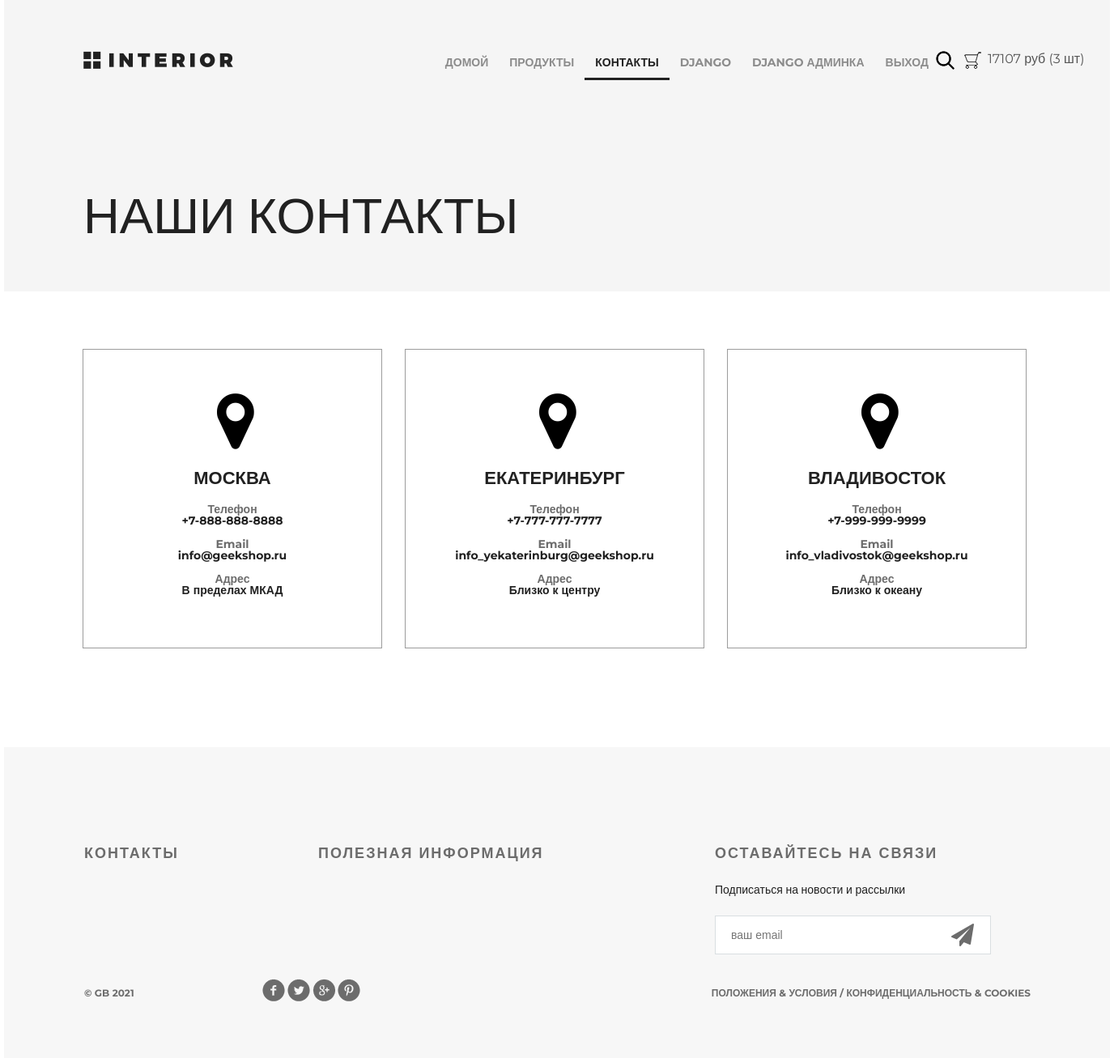
/contact/ (signed in), run on the app's committed database.
### authapp/models.py (models this page shows)
class ShopUser(AbstractUser):
    avatar = models.ImageField(upload_to='users_avatars', blank=True)
    age = models.PositiveSmallIntegerField(verbose_name='возраст')

### basketapp/models.py (models this page shows)
class Basket(models.Model):
    user = models.ForeignKey(settings.AUTH_USER_MODEL, on_delete=models.CASCADE, related_name='basket')
    product = models.ForeignKey(Product, on_delete=models.CASCADE)
    quantity = models.PositiveSmallIntegerField(verbose_name='количество', default=0)
    add_datetime = models.DateTimeField(verbose_name='время', auto_now_add=True)
    @property
    def product_cost(self):
        return self.quantity * self.product.price
    @property
    def total_quantity(self):
        _item = Basket.objects.filter(user=self.user)
        return sum(list(map(lambda x: x.quantity, _item)))
    @property
    def total_cost(self):
        _item = Basket.objects.filter(user=self.user)
        return sum(list(map(lambda x: x.product_cost, _item)))

### mainapp/models.py (models this page shows, shortened)
class Product(models.Model):
    category = models.ForeignKey(ProductCategory, on_delete=models.CASCADE)
    name = models.CharField(max_length=128, verbose_name='имя')
    image = models.ImageField(upload_to='products_images', blank=True)
    short_desc = models.CharField(max_length=64, verbose_name='краткое описание', blank=True)
    description = models.TextField(blank=True, verbose_name='описание')
    price = models.DecimalField(verbose_name='цена', max_digits=8, decimal_places=2, default=0)
    quantity = models.PositiveSmallIntegerField(verbose_name='количество на складе', default=0)
    is_active = models.BooleanField(verbose_name='активность', default=True)

### mainapp/views.py (the view)
# urls.py: path('contact/', mainapp.contact, name='contact'),
def contact(request):
    with open(os.path.join(BASE_DIR, 'mainapp/json/contact__locations.json'), 'r', encoding='utf-8') as f:
        locations = json.load(f)
    content = {
        'title': 'Контакты',
        'locations': locations,
        'basket': get_basket(request.user),
    }
    return render(request, 'mainapp/contact.html', content)

### mainapp/views.py (called while the page is built)
def get_basket(user):
    if user.is_authenticated:
        return Basket.objects.filter(user=user)
    return []

### mainapp/templates/mainapp/contact.html
{% extends 'mainapp/base.html' %}
{% load static %}
{% block menu %}
    <div class="hero">
        <div class="header clearfix">
            {% include 'mainapp/includes/inc_menu.html' %}
            <a href="#" class="search"></a>
        </div>
        <h1>наши контакты</h1>
    </div>
{% endblock %}
{% block content %}
    <div class="location">
        {% for location in locations %}
            <div class="location-1">
                <i class="fa fa-map-marker fa-5x"></i>
                <h4>{{ location.city }}</h4>
                <div class="contacts">
                    <h5>Телефон</h5>
                    <p>{{ location.phone }}</p>
                </div>
                <div class="contacts">
                    <h5>Email</h5>
                    <p>{{ location.email }}</p>
                </div>
                <div class="contacts">
                    <h5>Адрес</h5>
                    <p>{{ location.address }}</p>
                </div>
            </div>
        {% endfor %}
    </div>
{% endblock %}

### mainapp/templates/mainapp/includes/inc_menu.html (shortened to what this page needs)
<a href="{% url 'main' %}" class="logo"></a>
<ul class="menu">
    <li>
        <a href="{% url 'main' %}" {% if 'main' in request.resolver_match.url_name %}class="active"{% endif %}>
            домой
        </a>
    </li>
    <li>
        <a href="{% url 'products:index' %}"
           {% if 'products' in request.resolver_match.namespace %}class="active"{% endif %}>
            продукты
        </a>
    </li>
    <li>
        <a href="{% url 'contact' %}"
           {% if request.resolver_match.url_name == 'contact' %}class="active"{% endif %}>
            контакты
        </a>
    </li>
    {% if user.is_authenticated %}
        <li>
            <a href="{% url 'auth:edit' %}">
                {{ user.first_name|default:"Пользователь" }}
            </a>
        </li>
        {% if user.is_superuser %}
            <li>
                <a href="{% url 'adminapp:user_read' %}">
                    {{ user.first_name|default:'Пользователь' }}
                    админка
                </a>
            </li>
        {% endif %}
        <li>
            <a href="{% url 'auth:logout' %}">
                выход
            </a>
        </li>
    {% else %}
        <li>
            <a href="{% url 'auth:login' %}">
                вход
            </a>
        </li>
    {% endif %}
</ul>
<a href="{% url 'basket:view' %}" class="basket">
                <span>
                    {% if basket %}
                        {{ basket.0.total_cost|floatformat:0 }}&nbsp;руб
                        ({{ basket.0.total_quantity }}&nbsp;шт)
                    {% endif %}
                </span>
</a>

### static/css/style.css (style rules this page uses)
* { margin: 0; padding: 0; }
body { font-family: 'Montserrat', sans-serif; }
html, body { height: 100%; }
.logo { background-image: url(/static/img/logo.png); margin-top: 63px; width: 185px; height: 22px; float: left; }
.menu { list-style-type: none; margin-top: 67px; float: right; }
.menu li { float: left; }
.menu a { color: #8c8c8c; font-size: 14px; font-weight: 700; text-align: right; text-transform: uppercase; text-decoration: none; padding: 10px 13px; }
.menu .active { color: #212121; font-weight: 700; border-bottom: 3px solid #212121; }
.search { display: block; width: 23px; height: 23px; background-image: url(/static/img/search.png); position: absolute; top: 63px; left: 1151px; }
.basket { display: block; width: 23px; height: 23px; background-image: url(/static/img/basket.png); position: absolute; top: 63px; left: 1185px; text-decoration: none; color: #555; }
.basket span { display: block; margin-left: 30px; width: 150px; }
.clearfix:after { content: ""; display: block; clear: both; }
.hero { background-color: #f5f5f5; height: 360px; padding-left: 98px; padding-right: 211px; position: relative; }
.hero h1 { color: #212121; font-size: 62px; font-weight: 100; text-align: left; margin-top: 142px; text-transform: uppercase; }
.location { padding: 0px 97px; }
.location-1 { height: 368px; width: 368px; border: 1px solid #9c9c9c; margin: 71px 28px 122px 0px; float: left; }
.location-1:last-child { margin: 71px 0px 122px 0px; }
.location i { display: block; margin: 48px auto 0px; width: 38px; }
.location h4 { margin: 23px auto 23px; text-transform: uppercase; text-align: center; color: #212121; font-size: 22px; font-weight: 700; line-height: 16px; }
.contacts { text-align: center; margin-bottom: 15px; line-height: 14px; color: #212121; font-size: 14px; font-weight: 700; }
.contacts h5 { color: #6c6c6c; font-size: 14px; font-weight: 700; }

### data on the page
ShopUser: first_name "DJANGO"
Basket: user+quantity+product "17107", user+quantity "3"

### other printed values
{{ location.city }} "МОСКВА" "ЕКАТЕРИНБУРГ" "ВЛАДИВОСТОК"
{{ location.phone }} "+7-888-888-8888" "+7-777-777-7777" "+7-999-999-9999"
{{ location.email }} "info@geekshop.ru" "info_yekaterinburg@geekshop.ru" "info_vladivostok@geekshop.ru"
{{ location.address }} "В пределах МКАД" "Близко к центру" "Близко к океану"
